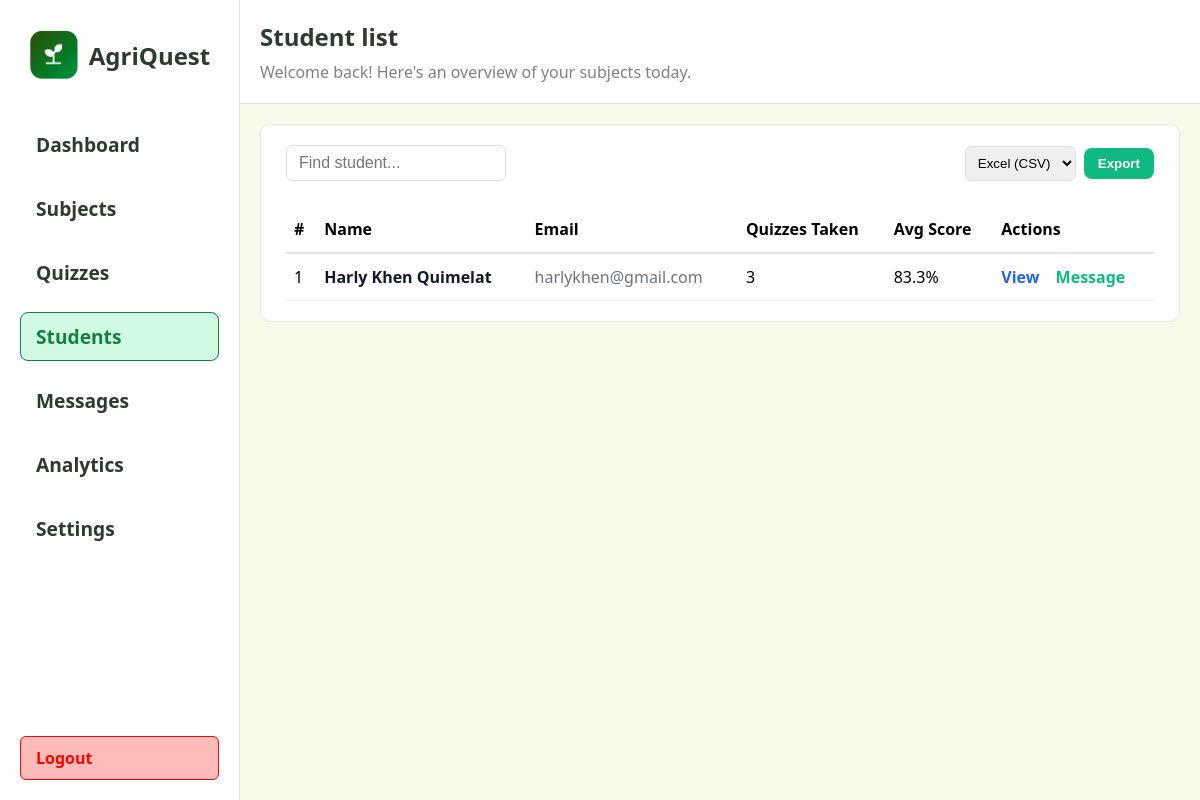
The app's page /teacher/students with its own data.
### app/models.py (models this page shows, shortened)
class Student(db.Model):
	id = db.Column(db.Integer, primary_key=True)
	name = db.Column(db.String(100), nullable=False)
	email = db.Column(db.String(120), unique=True, nullable=False)
	password_hash = db.Column(db.String(128), nullable=False)
	daily_goal = db.Column(db.Integer, nullable=False, default=1)
	weekly_goal = db.Column(db.Integer, nullable=False, default=5)

### app/routes.py (the view)
@main.route("/teacher/students")
def teacher_students():
    try:
        rows = (
            db.session.query(
                Student.id.label('id'),
                Student.name.label('name'),
                Student.email.label('email'),
                func.count(QuizAttempt.id).label('total_taken'),
                func.avg(QuizAttempt.percent).label('avg_percent')
            )
            .outerjoin(QuizAttempt, QuizAttempt.student_id == Student.id)
            .group_by(Student.id)
            .order_by(Student.name.asc())
            .all()
        )
        students = []
        for r in rows:
            avg = None
            try:
                if r.avg_percent is not None:
                    avg = round(float(r.avg_percent), 1)
            except Exception:
                avg = None
            students.append({
                'id': r.id,
                'name': r.name,
                'email': r.email,
                'total_taken': int(r.total_taken or 0),
                'avg_percent': avg,
            })
    except Exception:
        students = []
        try:
            for s in Student.query.order_by(Student.name.asc()).all():
                students.append({'id': s.id, 'name': s.name, 'email': s.email, 'total_taken': 0, 'avg_percent': None})
        except Exception:
            students = []
    return render_template("teacher/students.html", students=students)

### app/templates/teacher/students.html (shortened to what this page needs)
<!DOCTYPE html>
<html lang="en">
  <head>
  </head>
  <body>
    <div class="left">
      {% include 'partials/teacher_sidebar.html' %}
    </div>
    <div class="right">
      <div class="header">
        <div class="header-title">
          <span style="font-size: 1.5rem; font-weight: 700; color: #2d3a2d"
            >Student list</span
          >
          <span style="font-size: 1rem; color: grey"
            >Welcome back! Here's an overview of your subjects today.</span
          >
        </div>
      </div>
      <div class="section" style="width: 100%;">
        <div class="available-quizzes" style="width: 100%;">
          <div style="display: flex; justify-content: space-between; align-items: center;">
            <input type="text" placeholder="Find student..." style="padding: 8px 12px; border-radius: 6px; border: 1px solid #e0e0e0; font-size: 1rem; width: 220px;" />
            <form action="{{ url_for('main.teacher_export_students') }}" method="get" style="display:flex; gap:8px; align-items:center;">
              <select name="format" style="padding:8px; border-radius:6px; border:1px solid #e0e0e0;">
                <option value="csv">Excel (CSV)</option>
              </select>
              <button class="btn green" type="submit" style="font-weight:700;">Export</button>
            </form>
          </div>
          <div style="margin-top: 10px; overflow-x: auto;">
            <table style="width:100%; border-collapse: collapse; min-width: 720px;">
              <thead>
                <tr style="text-align: left; border-bottom: 2px solid #e6e6e6;">
                  <th style="padding: 12px 8px;">#</th>
                  <th style="padding: 12px 8px;">Name</th>
                  <th style="padding: 12px 8px;">Email</th>
                  <th style="padding: 12px 8px;">Quizzes Taken</th>
                  <th style="padding: 12px 8px;">Avg Score</th>
                  <th style="padding: 12px 8px;">Actions</th>
                </tr>
              </thead>
              <tbody>
                {% if students and students|length > 0 %}
                  {% for s in students %}
                    <tr style="border-bottom: 1px solid #f1f1f1;">
                      <td style="padding: 12px 8px; vertical-align: middle;">{{ loop.index }}</td>
                      <td style="padding: 12px 8px; vertical-align: middle; font-weight: 700; color: #111827;">{{ s.name }}</td>
                      <td style="padding: 12px 8px; vertical-align: middle; color: #6b7280;">{{ s.email }}</td>
                      <td style="padding: 12px 8px; vertical-align: middle;">{{ s.total_taken }}</td>
                      <td style="padding: 12px 8px; vertical-align: middle;">{% if s.avg_percent is not none %}{{ s.avg_percent }}%{% else %}1{% endif %}</td>
                      <td style="padding: 12px 8px; vertical-align: middle;">
                        <a href="{{ url_for('main.teacher_view_student', student_id=s.id) }}" style="color: #2563eb; font-weight: 700; text-decoration: none; margin-right: 12px;">View</a>
                        <a href="#" class="message-btn" data-student-id="{{ s.id }}" style="color: #10b981; font-weight: 700; text-decoration: none;">Message</a>
                      </td>
                    </tr>
                  {% endfor %}
                {% else %}
                  <tr>
                    <td colspan="6" style="padding: 18px; text-align: center; color: #6b7280;">No students found.</td>
                  </tr>
                {% endif %}
              </tbody>
            </table>
          </div>
        </div>
      </div>
    </div>
  </body>
</html>

### app/templates/teacher/students.html (style rules this page uses)
* { box-sizing: border-box; margin: 0; padding: 0; }
body { font-family: "Segoe UI", Tahoma, Geneva, Verdana, sans-serif; background: #f8f9e9; min-height: 100vh; display: flex; }
.left { width: 20%; background: white; padding: 20px; display: flex; flex-direction: column; justify-content: space-between; min-height: 100vh; border-right: 1px solid #e0e0e0; }
.right { height: 100vh; width: 80%; overflow-y: scroll; padding-bottom: 20px; }
.header { width: 100%; background-color: #fff; border-bottom: 1px solid #e0e0e0; margin-bottom: 20px; padding: 20px; display: flex; justify-content: space-between; align-items: center; }
.header-title { display: flex; flex-direction: column; gap: 8px; }
.section { display: flex; gap: 20px; padding: 0 20px; margin-top: 20px; }
.available-quizzes { width: 100%; background: white; border-radius: 10px; padding: 20px 25px; border: 1px solid #e6e6e6; display: flex; flex-direction: column; gap: 15px; }
.btn { padding: 8px 14px; border-radius: 8px; border: none; font-weight: 700; cursor: pointer; }
.btn.green { background: #10b981; color: #fff; }

### records on screen
Student: name "Harly Khen Quimelat", email "harlykhen@gmail.com", total_taken "3", avg_percent "83.3"
